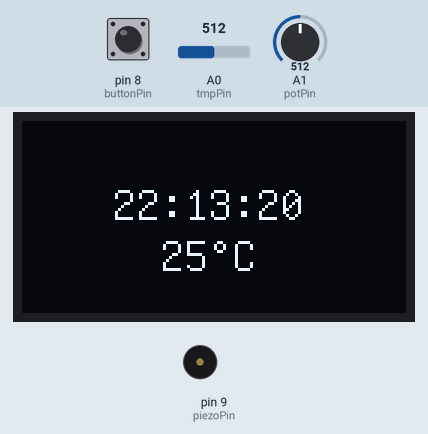
Simulated run of this sketch. Board: Arduino Uno, built with avr-gcc and run on an emulated ATmega328P. Parts: 128×64 one-colour display, buzzer (waves = sounding, pin HIGH). The test bench sets the inputs (shaded band); at power-on: pin 8 (buttonPin) LOW, A1 (potPin) = 512, A0 (tmpPin) = 512. The local clock reads 2024-03-15 10:24:30 at power-on unless the sketch sets it.

Above: at 1.2 s.
1.3 s: pin 8 (buttonPin) pulled HIGH for 1 s
At 2.6 s:
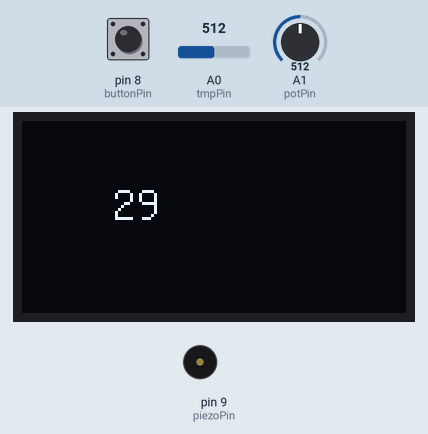
3.8 s: A1 (potPin) set to 716
At 5.0 s:
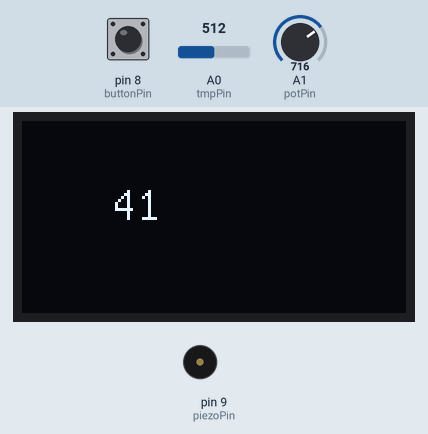
5.3 s: pin 8 (buttonPin) pulled HIGH for 0.2 s
At 6.9 s:
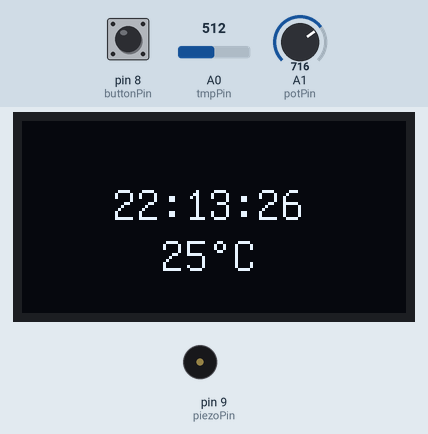
7.6 s: A0 (tmpPin) set to 716
At 9.0 s:
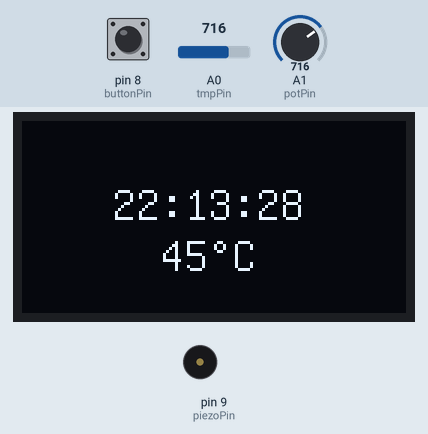
9.7 s: A0 (tmpPin) set to 900
At 10.9 s:
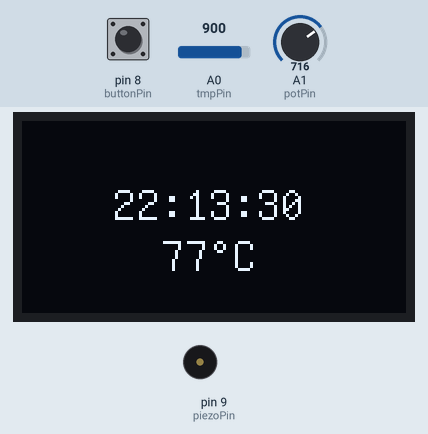
11.6 s: A0 (tmpPin) set to 306
At 12.6 s:
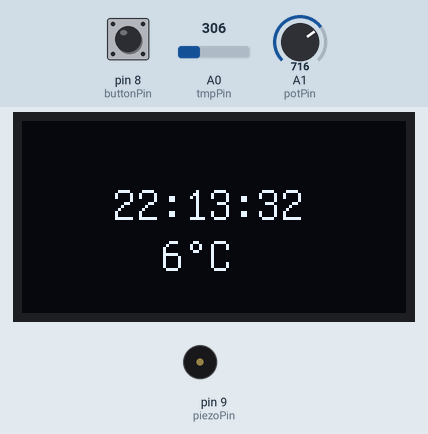
Timing chart, 0 to 14.6 s (numbered marks = the images above; inputs shaded):
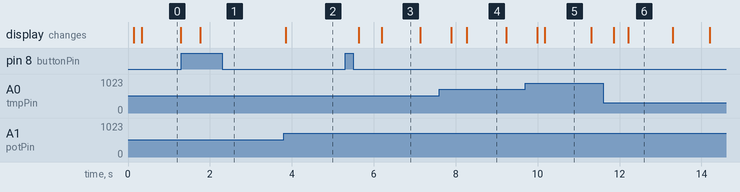

The sketch:

sketch_oct18a.ino
```cpp
/*
* Name: clock and temp project
* Author: Victor Huke
* Date: 2024-10-10
* Description: This project uses a ds3231 to measure time and displays the time to an 1306 oled display,
* Further, it measures temprature with a analog temprature module and allows for the setting of an alarm
*/

// Include Libraries
#include <RTClib.h>
#include <Wire.h>
#include <U8glib.h>

// Init constants
const int tmpPin = A0;
const int piezoPin = 9;
const int buttonPin = 8;
const int potPin = A1;

// Init global variables
int setTime;
int ledState = HIGH;
String minute;
String second;
float temp;
int page = 1;
int buttonState;
int lastButtonState = LOW;
unsigned long lastDebounceTime = 0;
unsigned long debounceDelay = 10;

// construct objects
RTC_DS3231 rtc;
U8GLIB_SSD1306_128X64 u8g(U8G_I2C_OPT_NO_ACK);

void setup() {
  // init communication
  Serial.begin(9600);
  Wire.begin();
  rtc.begin();

  // Init Hardware
  pinMode(piezoPin, OUTPUT);
  pinMode(buttonPin, INPUT);

  // Settings
  rtc.adjust(DateTime(F(__DATE__), F(__TIME__)));
  u8g.setFont(u8g_font_unifont);
}

void loop() {
  DateTime now = rtc.now();
  if (page == 1) { // if-satsen byter mellan sidorna och tillåter ställning av klockan.
    oledWrite(getTime(), String(int(temp)) + char(176) + "C");
  } else {
    setTime = map(potMeter(), 0, 1023, 0, 59);
    oledWrite(String(setTime), "");
  }
  if (setTime == now.minute()){ // If-satsen startat piezon när tider är samma som har blivit intälld
    tone(9, 2000, 5000);
  }
  temp = getTemp();
  page = button();

  delay(50);
}


/*
*This function reads time from an ds3231 module and package the time as a String
*Parameters: Void
*Returns: time in hh:mm:ss as String
*/
String getTime() {
  DateTime now = rtc.now();
  if (now.minute() <= 9) {  // if-satserna lägger till en nolla framför minut eller sekund om de är mindre eller lika med 9. Detta är endast estetiskt.
    minute = "0";
  } else {
    minute = "";
  }
  if (now.second() <= 9) {
    second = "0";
  } else {
    second = "";
  }
  return String(now.hour()) + ":" + minute + String(now.minute()) + ":" + second + String(now.second());  //
}

/*
* This function reads an analog pin connected to an analog temprature sensor and calculates the corresponding temp
*Parameters: Void
*Returns: temprature as float
*/
float getTemp() {
  int Vo;
  float R1 = 10000;  // value of R1 on board
  float logR2, R2, T;
  float c1 = 0.001129148, c2 = 0.000234125, c3 = 0.0000000876741;  //steinhart-hart coeficients for thermistor

  Vo = analogRead(tmpPin);
  R2 = R1 * (1023.0 / (float)Vo - 1.0);  //calculate resistance on thermistor
  logR2 = log(R2);
  T = (1.0 / (c1 + c2 * logR2 + c3 * logR2 * logR2 * logR2));  // temperature in Kelvin
  T = T - 273.15;                                              //convert Kelvin to Celcius

  return T;
}

/*
* This function takes a string and draws it to an oled display
*Parameters: - text: String to write to display
*Returns: void
*/
void oledWrite(String txt1, String txt2) {
  u8g.firstPage();
  do {
    u8g.drawStr(30, 33, txt1.c_str());
    u8g.drawStr(46, 50, txt2.c_str());

  } while (u8g.nextPage());
}

/*
* This function stats the button that allows for the switching of pages.
*/

int button() {

  // read the state of the switch into a local variable:
  int reading = digitalRead(buttonPin);

  // check to see if you just pressed the button
  // (i.e. the input went from LOW to HIGH), and you've waited long enough
  // since the last press to ignore any noise:

  // If the switch changed, due to noise or pressing:
  if (reading != lastButtonState) {
    // reset the debouncing timer
    lastDebounceTime = millis();
  }

  if ((millis() - lastDebounceTime) > debounceDelay) {
    // whatever the reading is at, it's been there for longer than the debounce
    // delay, so take it as the actual current state:

    // if the button state has changed:
    if (reading != buttonState) {
      buttonState = reading;

      // only toggle the LED if the new button state is HIGH
      if (buttonState == HIGH) {
        ledState = !ledState;
      }
    }
  }


  // save the reading. Next time through the loop, it'll be the lastButtonState:
  lastButtonState = reading;
  return (ledState);
}

// This function reads the potentiometer.

int potMeter(){
  return analogRead(potPin);
}
```

Measured:
- after the input at 1.3 s, the display: changes after 0.46 s (image 1)
- after the input at 3.8 s, the display: changes after 0.05 s (image 2)
- after the input at 5.3 s, the display: first changes after 0.33 s (image 3 shows a later state)
- what the display in image 0 shows lasts 1.0 s, from 0.3 s to 1.3 s
- what the display in image 3 shows lasts 0.9 s, from 6.2 s to 7.1 s
- what the display in image 5 shows lasts 1.1 s, from 10.2 s to 11.3 s
